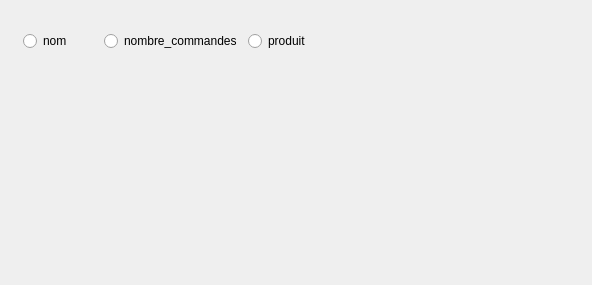
              <widget class="QWidget" name="page_6">
               <property name="geometry">
                <rect>
                 <x>0</x>
                 <y>0</y>
                 <width>592</width>
                 <height>285</height>
                </rect>
               </property>
               <attribute name="label">
                <string>tri</string>
               </attribute>
               <widget class="QWidget" name="layoutWidget_5">
                <property name="geometry">
                 <rect>
                  <x>23</x>
                  <y>30</y>
                  <width>299</width>
                  <height>22</height>
                 </rect>
                </property>
                <layout class="QHBoxLayout" name="horizontalLayout_6">
                 <item>
                  <widget class="QRadioButton" name="radioButton_9">
                   <property name="text">
                    <string>nom</string>
                   </property>
                  </widget>
                 </item>
                 <item>
                  <widget class="QRadioButton" name="radioButton_7">
                   <property name="text">
                    <string>nombre_commandes</string>
                   </property>
                  </widget>
                 </item>
                 <item>
                  <widget class="QRadioButton" name="radioButton_8">
                   <property name="text">
                    <string>produit</string>
                   </property>
                  </widget>
                 </item>
                </layout>
               </widget>
              </widget>
